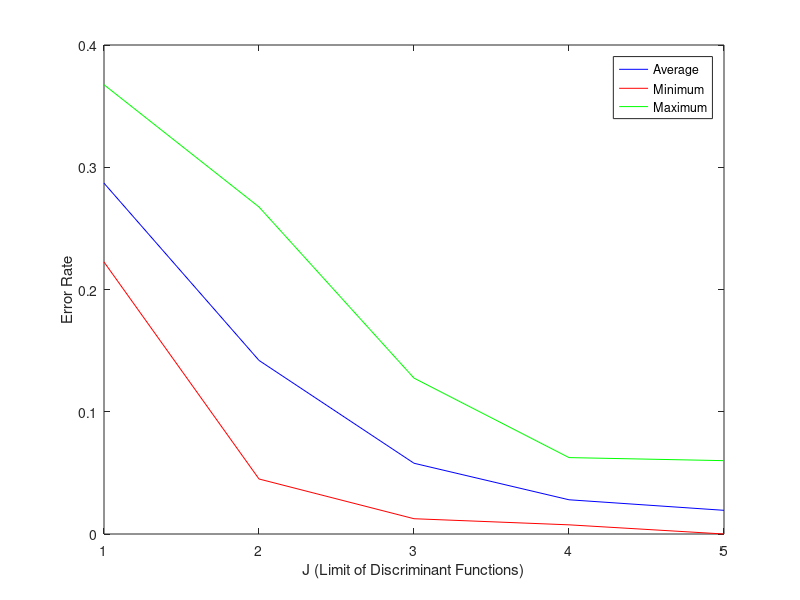

Source code (MATLAB):
load 4_3_data/4_3_error_summary1.mat

disp(error_summary);

x = [1,2,3,4,5];

% avg
y = error_summary(:, 1)';
plot(x,y,'b');
hold on

% min
y = error_summary(:, 2)';
plot(x,y,'r');
hold on

%max
y = error_summary(:, 3)';
plot(x,y,'g');

legend({'Average','Minimum', 'Maximum'});
xlabel('J (Limit of Discriminant Functions)');
ylabel('Error Rate');
print('error_graph1.png');

% standard deviation
% y = error_summary(:, 4)';
% plot(x,y,'b');
% print('std_dev_error.png');


pause;